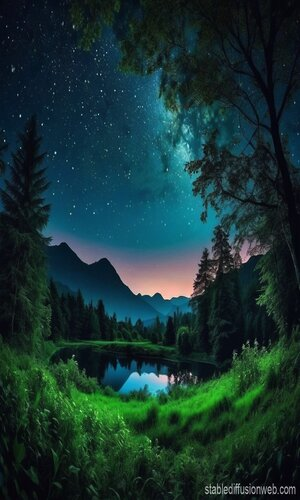
#> input picture images/original/night.jpg, 300 x 500 px
$ python ImginImgLSB.py
#> lines starting #> are read from the running program, lines starting #| are printed output that depends on the picture
### imageManipulator.py
import cv2


def pad_image_to_fit(image, target_size):
    target_width, target_height = target_size
    h, w = image.shape[:2]

    # # Calculate padding to center the image
    top_pad = (target_height - h) // 2
    bottom_pad = target_height - h - top_pad
    left_pad = (target_width - w) // 2
    right_pad = target_width - w - left_pad

    # Pad the image
    padded_image = cv2.copyMakeBorder(image, top_pad, bottom_pad, left_pad, right_pad, cv2.BORDER_CONSTANT, value=0)

    return padded_image


def resize_image_to_fit(image, target_size):
    target_width, target_height = target_size
    h, w = image.shape[:2]

    # if h > target_height or w > target_width:
    scaling_factor = min(target_height / h, target_width / w)
    new_height = int(h * scaling_factor)
    new_width = int(w * scaling_factor)

    # Resize the image
    resized_image = cv2.resize(image, (new_width, new_height), interpolation=cv2.INTER_AREA)

    if new_width == target_width and new_height == target_height:
        return resized_image
    else:
        padded_image = pad_image_to_fit(resized_image.copy(), target_size)
    return padded_image
    # else:
    #     padded_image = pad_image_to_fit(image.copy(), target_size)
    #     return padded_image


# [24 lines left out: function compute_difference, not called in this run]


# Example usage
# embedded_image = cv2.imread("images/original/sid.jpg")
# resized_image = resize_image_to_fit(embedded_image, (700, 400))
#
# cv2.imwrite("resize_sid.jpg", resized_image)

### ImginImgLSB.py
import imageManipulator
import cv2
import numpy as np
import random

def resizeHost(host_img, secret_img):
    height_secret, width_secret, channels_secret = secret_img.shape
    return imageManipulator.resize_image_to_fit(host_img, (width_secret, height_secret * 3))

# Encryption function

host = cv2.imread('images/original/night.jpg')
#> host is the input picture: shape (500, 300, 3); mean B, G, R 50.6, 52, 23.5
secret = cv2.imread('images/original/lake.jpg')
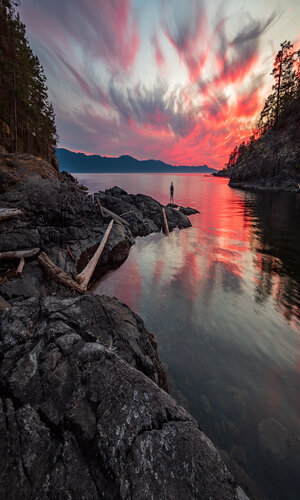
#> input picture images/original/lake.jpg, 300 x 500 px
#> secret is the input picture: shape (500, 300, 3); mean B, G, R 77.6, 75.8, 91.6
# Driver's code
resized_image = resizeHost(host, secret)
#> in pad_image_to_fit, `padded_image = cv2.copyMakeBorder(image, top_pad, bottom_pad, left_pad..`:
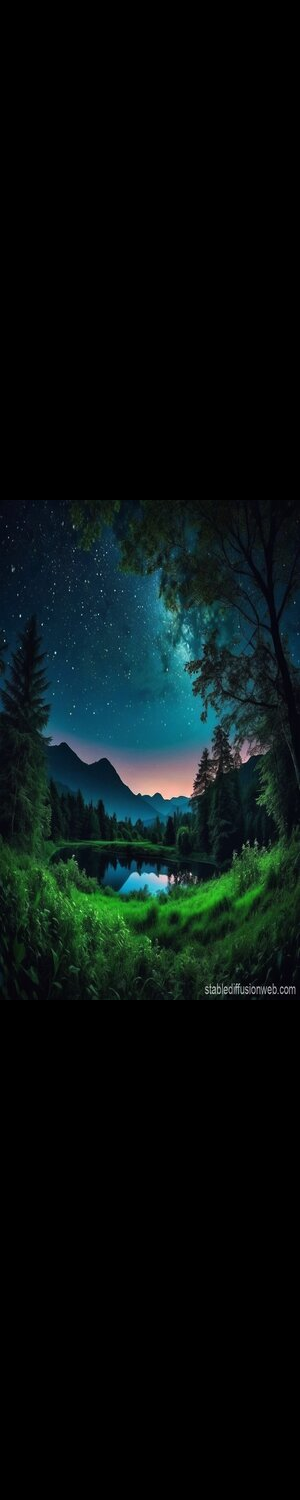
#> padded_image: shape (1500, 300, 3); mean of channels 0, 1, 2 16.9, 17.3, 7.8; drawn as B, G, R

# [17 lines left out: function encrypt, not called in this run]

def decrypt2(encrypted_img):
    # Get dimensions of the encrypted image
#> (the run stopped early here; a loop or call above may not have finished)
